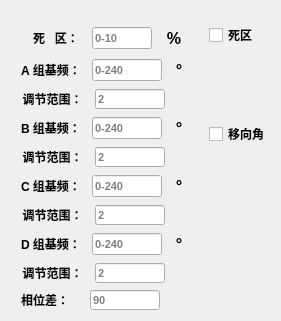
  <widget class="QWidget" name="widget3" native="true">
   <property name="geometry">
    <rect>
     <x>410</x>
     <y>260</y>
     <width>281</width>
     <height>321</height>
    </rect>
   </property>
   <widget class="QCheckBox" name="phase_check">
    <property name="enabled">
     <bool>true</bool>
    </property>
    <property name="geometry">
     <rect>
      <x>209</x>
      <y>125</y>
      <width>62</width>
      <height>18</height>
     </rect>
    </property>
    <property name="font">
     <font>
      <pointsize>9</pointsize>
      <italic>false</italic>
      <bold>true</bold>
     </font>
    </property>
    <property name="text">
     <string>移向角</string>
    </property>
    <property name="checkable">
     <bool>true</bool>
    </property>
   </widget>
   <widget class="QCheckBox" name="deadtime_check">
    <property name="enabled">
     <bool>true</bool>
    </property>
    <property name="geometry">
     <rect>
      <x>209</x>
      <y>26</y>
      <width>50</width>
      <height>18</height>
     </rect>
    </property>
    <property name="font">
     <font>
      <pointsize>9</pointsize>
      <italic>false</italic>
      <bold>true</bold>
     </font>
    </property>
    <property name="text">
     <string>死区</string>
    </property>
    <property name="checkable">
     <bool>true</bool>
    </property>
   </widget>
   <widget class="QWidget" name="layoutWidget">
    <property name="geometry">
     <rect>
      <x>16</x>
      <y>25</y>
      <width>174</width>
      <height>258</height>
     </rect>
    </property>
    <layout class="QVBoxLayout" name="verticalLayout">
     <item>
      <layout class="QHBoxLayout" name="horizontalLayout_14">
       <property name="leftMargin">
        <number>10</number>
       </property>
       <item>
        <widget class="QLabel" name="label_44">
         <property name="minimumSize">
          <size>
           <width>60</width>
           <height>0</height>
          </size>
         </property>
         <property name="font">
          <font>
           <pointsize>9</pointsize>
           <bold>true</bold>
          </font>
         </property>
         <property name="frameShape">
          <enum>QFrame::Shape::Box</enum>
         </property>
         <property name="frameShadow">
          <enum>QFrame::Shadow::Plain</enum>
         </property>
         <property name="lineWidth">
          <number>0</number>
         </property>
         <property name="text">
          <string>死   区：</string>
         </property>
         <property name="alignment">
          <set>Qt::AlignmentFlag::AlignCenter</set>
         </property>
         <property name="wordWrap">
          <bool>true</bool>
         </property>
         <property name="margin">
          <number>-1</number>
         </property>
        </widget>
       </item>
       <item>
        <widget class="QLineEdit" name="deadTime">
         <property name="maximumSize">
          <size>
           <width>60</width>
           <height>16777215</height>
          </size>
         </property>
         <property name="font">
          <font>
           <pointsize>8</pointsize>
           <bold>true</bold>
          </font>
         </property>
         <property name="layoutDirection">
          <enum>Qt::LayoutDirection::RightToLeft</enum>
         </property>
         <property name="text">
          <string/>
         </property>
         <property name="placeholderText">
          <string>0-10</string>
         </property>
        </widget>
       </item>
       <item>
        <widget class="QLabel" name="label_35">
         <property name="maximumSize">
          <size>
           <width>60</width>
           <height>16777215</height>
          </size>
         </property>
         <property name="font">
          <font>
           <pointsize>12</pointsize>
           <bold>true</bold>
          </font>
         </property>
         <property name="frameShape">
          <enum>QFrame::Shape::Box</enum>
         </property>
         <property name="frameShadow">
          <enum>QFrame::Shadow::Plain</enum>
         </property>
         <property name="lineWidth">
          <number>0</number>
         </property>
         <property name="text">
          <string>%</string>
         </property>
         <property name="alignment">
          <set>Qt::AlignmentFlag::AlignCenter</set>
         </property>
         <property name="wordWrap">
          <bool>true</bool>
         </property>
         <property name="margin">
          <number>-1</number>
         </property>
        </widget>
       </item>
      </layout>
     </item>
     <item>
      <layout class="QHBoxLayout" name="horizontalLayout_17">
       <property name="sizeConstraint">
        <enum>QLayout::SizeConstraint::SetDefaultConstraint</enum>
       </property>
       <property name="bottomMargin">
        <number>0</number>
       </property>
       <item>
        <widget class="QLabel" name="label_47">
         <property name="minimumSize">
          <size>
           <width>70</width>
           <height>0</height>
          </size>
         </property>
         <property name="font">
          <font>
           <pointsize>9</pointsize>
           <bold>true</bold>
          </font>
         </property>
         <property name="frameShape">
          <enum>QFrame::Shape::Box</enum>
         </property>
         <property name="frameShadow">
          <enum>QFrame::Shadow::Plain</enum>
         </property>
         <property name="lineWidth">
          <number>0</number>
         </property>
         <property name="text">
          <string>A 组基频：</string>
         </property>
         <property name="alignment">
          <set>Qt::AlignmentFlag::AlignCenter</set>
         </property>
         <property name="wordWrap">
          <bool>true</bool>
         </property>
         <property name="margin">
          <number>-1</number>
         </property>
        </widget>
       </item>
       <item>
        <widget class="QLineEdit" name="phase_AngleA_base">
         <property name="minimumSize">
          <size>
           <width>70</width>
           <height>0</height>
          </size>
         </property>
         <property name="maximumSize">
          <size>
           <width>70</width>
           <height>16777215</height>
          </size>
         </property>
         <property name="font">
          <font>
           <pointsize>8</pointsize>
           <bold>true</bold>
          </font>
         </property>
         <property name="layoutDirection">
          <enum>Qt::LayoutDirection::RightToLeft</enum>
         </property>
         <property name="text">
          <string/>
         </property>
         <property name="placeholderText">
          <string>0-240</string>
         </property>
        </widget>
       </item>
       <item>
        <widget class="QLabel" name="label_48">
         <property name="maximumSize">
          <size>
           <width>60</width>
           <height>16777215</height>
          </size>
         </property>
         <property name="font">
          <font>
           <pointsize>12</pointsize>
           <bold>true</bold>
          </font>
         </property>
         <property name="frameShape">
          <enum>QFrame::Shape::Box</enum>
         </property>
         <property name="frameShadow">
          <enum>QFrame::Shadow::Plain</enum>
         </property>
         <property name="lineWidth">
          <number>0</number>
         </property>
         <property name="text">
          <string>°</string>
         </property>
         <property name="alignment">
          <set>Qt::AlignmentFlag::AlignCenter</set>
         </property>
         <property name="wordWrap">
          <bool>true</bool>
         </property>
         <property name="margin">
          <number>-1</number>
         </property>
        </widget>
       </item>
      </layout>
     </item>
     <item>
      <layout class="QHBoxLayout" name="horizontalLayout_18">
       <property name="rightMargin">
        <number>25</number>
       </property>
       <item>
        <widget class="QLabel" name="label_49">
         <property name="minimumSize">
          <size>
           <width>70</width>
           <height>0</height>
          </size>
         </property>
         <property name="font">
          <font>
           <pointsize>9</pointsize>
           <bold>true</bold>
          </font>
         </property>
         <property name="frameShape">
          <enum>QFrame::Shape::Box</enum>
         </property>
         <property name="frameShadow">
          <enum>QFrame::Shadow::Plain</enum>
         </property>
         <property name="lineWidth">
          <number>0</number>
         </property>
         <property name="text">
          <string>调节范围：</string>
         </property>
         <property name="alignment">
          <set>Qt::AlignmentFlag::AlignCenter</set>
         </property>
         <property name="wordWrap">
          <bool>true</bool>
         </property>
         <property name="margin">
          <number>-1</number>
         </property>
        </widget>
       </item>
       <item>
        <widget class="QLineEdit" name="scale_PhaseA_value">
         <property name="minimumSize">
          <size>
           <width>70</width>
           <height>0</height>
          </size>
         </property>
         <property name="maximumSize">
          <size>
           <width>70</width>
           <height>20</height>
          </size>
         </property>
         <property name="font">
          <font>
           <pointsize>8</pointsize>
           <bold>true</bold>
          </font>
         </property>
         <property name="whatsThis">
          <string>&lt;html&gt;&lt;head/&gt;&lt;body&gt;&lt;p&gt;&lt;br/&gt;&lt;/p&gt;&lt;/body&gt;&lt;/html&gt;</string>
         </property>
         <property name="cursorPosition">
          <number>0</number>
         </property>
         <property name="placeholderText">
          <string>2</string>
         </property>
         <property name="cursorMoveStyle">
          <enum>Qt::CursorMoveStyle::LogicalMoveStyle</enum>
         </property>
         <property name="clearButtonEnabled">
          <bool>false</bool>
         </property>
        </widget>
       </item>
      </layout>
     </item>
     <item>
      <layout class="QHBoxLayout" name="horizontalLayout_15">
       <item>
        <widget class="QLabel" name="label_45">
         <property name="minimumSize">
          <size>
           <width>70</width>
           <height>0</height>
          </size>
         </property>
         <property name="font">
          <font>
           <pointsize>9</pointsize>
           <bold>true</bold>
          </font>
         </property>
         <property name="frameShape">
          <enum>QFrame::Shape::Box</enum>
         </property>
         <property name="frameShadow">
          <enum>QFrame::Shadow::Plain</enum>
         </property>
         <property name="lineWidth">
          <number>0</number>
         </property>
         <property name="text">
          <string>B 组基频：</string>
         </property>
         <property name="alignment">
          <set>Qt::AlignmentFlag::AlignCenter</set>
         </property>
         <property name="wordWrap">
          <bool>true</bool>
         </property>
         <property name="margin">
          <number>-1</number>
         </property>
        </widget>
       </item>
       <item>
        <widget class="QLineEdit" name="phase_AngleB_base">
         <property name="minimumSize">
          <size>
           <width>70</width>
           <height>0</height>
          </size>
         </property>
         <property name="maximumSize">
          <size>
           <width>70</width>
           <height>16777215</height>
          </size>
         </property>
         <property name="font">
          <font>
           <pointsize>8</pointsize>
           <bold>true</bold>
          </font>
         </property>
         <property name="layoutDirection">
          <enum>Qt::LayoutDirection::RightToLeft</enum>
         </property>
         <property name="text">
          <string/>
         </property>
         <property name="placeholderText">
          <string>0-240</string>
         </property>
        </widget>
       </item>
       <item>
        <widget class="QLabel" name="label_46">
         <property name="maximumSize">
          <size>
           <width>60</width>
           <height>16777215</height>
          </size>
         </property>
         <property name="font">
          <font>
           <pointsize>12</pointsize>
           <bold>true</bold>
          </font>
         </property>
         <property name="frameShape">
          <enum>QFrame::Shape::Box</enum>
         </property>
         <property name="frameShadow">
          <enum>QFrame::Shadow::Plain</enum>
         </property>
         <property name="lineWidth">
          <number>0</number>
         </property>
         <property name="text">
          <string>°</string>
         </property>
         <property name="alignment">
          <set>Qt::AlignmentFlag::AlignCenter</set>
         </property>
         <property name="wordWrap">
          <bool>true</bool>
         </property>
         <property name="margin">
          <number>-1</number>
         </property>
        </widget>
       </item>
      </layout>
     </item>
     <item>
      <layout class="QHBoxLayout" name="horizontalLayout_16">
       <property name="rightMargin">
        <number>25</number>
       </property>
       <item>
        <widget class="QLabel" name="label_38">
         <property name="minimumSize">
          <size>
           <width>70</width>
           <height>0</height>
          </size>
         </property>
         <property name="font">
          <font>
           <pointsize>9</pointsize>
           <bold>true</bold>
          </font>
         </property>
         <property name="frameShape">
          <enum>QFrame::Shape::Box</enum>
         </property>
         <property name="frameShadow">
          <enum>QFrame::Shadow::Plain</enum>
         </property>
         <property name="lineWidth">
          <number>0</number>
         </property>
         <property name="text">
          <string>调节范围：</string>
         </property>
         <property name="alignment">
          <set>Qt::AlignmentFlag::AlignCenter</set>
         </property>
         <property name="wordWrap">
          <bool>true</bool>
         </property>
         <property name="margin">
          <number>-1</number>
         </property>
        </widget>
       </item>
       <item>
        <widget class="QLineEdit" name="scale_PhaseB_value">
         <property name="minimumSize">
          <size>
           <width>70</width>
           <height>0</height>
          </size>
         </property>
         <property name="maximumSize">
          <size>
           <width>70</width>
           <height>20</height>
          </size>
         </property>
         <property name="font">
          <font>
           <pointsize>8</pointsize>
           <bold>true</bold>
          </font>
         </property>
         <property name="whatsThis">
          <string>&lt;html&gt;&lt;head/&gt;&lt;body&gt;&lt;p&gt;&lt;br/&gt;&lt;/p&gt;&lt;/body&gt;&lt;/html&gt;</string>
         </property>
         <property name="cursorPosition">
          <number>0</number>
         </property>
         <property name="placeholderText">
          <string>2</string>
         </property>
         <property name="cursorMoveStyle">
          <enum>Qt::CursorMoveStyle::LogicalMoveStyle</enum>
         </property>
         <property name="clearButtonEnabled">
          <bool>false</bool>
         </property>
        </widget>
       </item>
      </layout>
     </item>
     <item>
      <layout class="QHBoxLayout" name="horizontalLayout_33">
       <property name="sizeConstraint">
        <enum>QLayout::SizeConstraint::SetDefaultConstraint</enum>
       </property>
       <property name="bottomMargin">
        <number>0</number>
       </property>
       <item>
        <widget class="QLabel" name="label_69">
         <property name="minimumSize">
          <size>
           <width>70</width>
           <height>0</height>
          </size>
         </property>
         <property name="font">
          <font>
           <pointsize>9</pointsize>
           <bold>true</bold>
          </font>
         </property>
         <property name="frameShape">
          <enum>QFrame::Shape::Box</enum>
         </property>
         <property name="frameShadow">
          <enum>QFrame::Shadow::Plain</enum>
         </property>
         <property name="lineWidth">
          <number>0</number>
         </property>
         <property name="text">
          <string>C 组基频：</string>
         </property>
         <property name="alignment">
          <set>Qt::AlignmentFlag::AlignCenter</set>
         </property>
         <property name="wordWrap">
          <bool>true</bool>
         </property>
         <property name="margin">
          <number>-1</number>
         </property>
        </widget>
       </item>
       <item>
        <widget class="QLineEdit" name="phase_AngleC_base">
         <property name="minimumSize">
          <size>
           <width>70</width>
           <height>0</height>
          </size>
         </property>
         <property name="maximumSize">
          <size>
           <width>70</width>
           <height>16777215</height>
          </size>
         </property>
         <property name="font">
          <font>
           <pointsize>8</pointsize>
           <bold>true</bold>
          </font>
         </property>
         <property name="layoutDirection">
          <enum>Qt::LayoutDirection::RightToLeft</enum>
         </property>
         <property name="text">
          <string/>
         </property>
         <property name="placeholderText">
          <string>0-240</string>
         </property>
        </widget>
       </item>
       <item>
        <widget class="QLabel" name="label_70">
         <property name="maximumSize">
          <size>
           <width>60</width>
           <height>16777215</height>
          </size>
         </property>
         <property name="font">
          <font>
           <pointsize>12</pointsize>
           <bold>true</bold>
          </font>
         </property>
         <property name="frameShape">
          <enum>QFrame::Shape::Box</enum>
         </property>
         <property name="frameShadow">
          <enum>QFrame::Shadow::Plain</enum>
         </property>
         <property name="lineWidth">
          <number>0</number>
         </property>
         <property name="text">
          <string>°</string>
         </property>
         <property name="alignment">
          <set>Qt::AlignmentFlag::AlignCenter</set>
         </property>
         <property name="wordWrap">
          <bool>true</bool>
         </property>
         <property name="margin">
          <number>-1</number>
         </property>
        </widget>
       </item>
      </layout>
     </item>
     <item>
      <layout class="QHBoxLayout" name="horizontalLayout_34">
       <property name="rightMargin">
        <number>25</number>
       </property>
       <item>
        <widget class="QLabel" name="label_71">
         <property name="minimumSize">
          <size>
           <width>70</width>
           <height>0</height>
          </size>
         </property>
         <property name="font">
          <font>
           <pointsize>9</pointsize>
           <bold>true</bold>
          </font>
         </property>
         <property name="frameShape">
          <enum>QFrame::Shape::Box</enum>
         </property>
         <property name="frameShadow">
          <enum>QFrame::Shadow::Plain</enum>
         </property>
         <property name="lineWidth">
          <number>0</number>
         </property>
         <property name="text">
          <string>调节范围：</string>
         </property>
         <property name="alignment">
          <set>Qt::AlignmentFlag::AlignCenter</set>
         </property>
         <property name="wordWrap">
          <bool>true</bool>
         </property>
         <property name="margin">
          <number>-1</number>
         </property>
        </widget>
       </item>
       <item>
        <widget class="QLineEdit" name="scale_PhaseC_value">
         <property name="minimumSize">
          <size>
           <width>70</width>
           <height>0</height>
          </size>
         </property>
         <property name="maximumSize">
          <size>
           <width>70</width>
           <height>20</height>
          </size>
         </property>
         <property name="font">
          <font>
           <pointsize>8</pointsize>
           <bold>true</bold>
          </font>
         </property>
         <property name="whatsThis">
          <string>&lt;html&gt;&lt;head/&gt;&lt;body&gt;&lt;p&gt;&lt;br/&gt;&lt;/p&gt;&lt;/body&gt;&lt;/html&gt;</string>
         </property>
         <property name="cursorPosition">
          <number>0</number>
         </property>
         <property name="placeholderText">
          <string>2</string>
         </property>
         <property name="cursorMoveStyle">
          <enum>Qt::CursorMoveStyle::LogicalMoveStyle</enum>
         </property>
         <property name="clearButtonEnabled">
          <bool>false</bool>
         </property>
        </widget>
       </item>
      </layout>
     </item>
     <item>
      <layout class="QHBoxLayout" name="horizontalLayout_35">
       <property name="sizeConstraint">
        <enum>QLayout::SizeConstraint::SetDefaultConstraint</enum>
       </property>
       <property name="bottomMargin">
        <number>0</number>
       </property>
       <item>
        <widget class="QLabel" name="label_72">
         <property name="minimumSize">
          <size>
           <width>70</width>
           <height>0</height>
          </size>
         </property>
         <property name="font">
          <font>
           <pointsize>9</pointsize>
           <bold>true</bold>
          </font>
         </property>
         <property name="frameShape">
          <enum>QFrame::Shape::Box</enum>
         </property>
         <property name="frameShadow">
          <enum>QFrame::Shadow::Plain</enum>
         </property>
         <property name="lineWidth">
          <number>0</number>
         </property>
         <property name="text">
          <string>D 组基频：</string>
         </property>
         <property name="alignment">
          <set>Qt::AlignmentFlag::AlignCenter</set>
         </property>
         <property name="wordWrap">
          <bool>true</bool>
         </property>
         <property name="margin">
          <number>-1</number>
         </property>
        </widget>
       </item>
       <item>
        <widget class="QLineEdit" name="phase_AngleD_base">
         <property name="minimumSize">
          <size>
           <width>70</width>
           <height>0</height>
          </size>
         </property>
         <property name="maximumSize">
          <size>
           <width>70</width>
           <height>16777215</height>
          </size>
         </property>
         <property name="font">
          <font>
           <pointsize>8</pointsize>
           <bold>true</bold>
          </font>
         </property>
         <property name="layoutDirection">
          <enum>Qt::LayoutDirection::RightToLeft</enum>
         </property>
         <property name="text">
          <string/>
         </property>
         <property name="placeholderText">
          <string>0-240</string>
         </property>
        </widget>
       </item>
       <item>
        <widget class="QLabel" name="label_73">
         <property name="maximumSize">
          <size>
           <width>60</width>
           <height>16777215</height>
          </size>
         </property>
         <property name="font">
          <font>
           <pointsize>12</pointsize>
           <bold>true</bold>
          </font>
         </property>
         <property name="frameShape">
          <enum>QFrame::Shape::Box</enum>
         </property>
         <property name="frameShadow">
          <enum>QFrame::Shadow::Plain</enum>
         </property>
         <property name="lineWidth">
          <number>0</number>
         </property>
         <property name="text">
          <string>°</string>
         </property>
         <property name="alignment">
          <set>Qt::AlignmentFlag::AlignCenter</set>
         </property>
         <property name="wordWrap">
          <bool>true</bool>
         </property>
         <property name="margin">
          <number>-1</number>
         </property>
        </widget>
       </item>
      </layout>
     </item>
     <item>
      <layout class="QHBoxLayout" name="horizontalLayout_36">
       <property name="rightMargin">
        <number>25</number>
       </property>
       <item>
        <widget class="QLabel" name="label_74">
         <property name="minimumSize">
          <size>
           <width>70</width>
           <height>0</height>
          </size>
         </property>
         <property name="font">
          <font>
           <pointsize>9</pointsize>
           <bold>true</bold>
          </font>
         </property>
         <property name="frameShape">
          <enum>QFrame::Shape::Box</enum>
         </property>
         <property name="frameShadow">
          <enum>QFrame::Shadow::Plain</enum>
         </property>
         <property name="lineWidth">
          <number>0</number>
         </property>
         <property name="text">
          <string>调节范围：</string>
         </property>
         <property name="alignment">
          <set>Qt::AlignmentFlag::AlignCenter</set>
         </property>
         <property name="wordWrap">
          <bool>true</bool>
         </property>
         <property name="margin">
          <number>-1</number>
         </property>
        </widget>
       </item>
       <item>
        <widget class="QLineEdit" name="scale_PhaseD_value">
         <property name="minimumSize">
          <size>
           <width>70</width>
           <height>0</height>
          </size>
         </property>
         <property name="maximumSize">
          <size>
           <width>70</width>
           <height>20</height>
          </size>
         </property>
         <property name="font">
          <font>
           <pointsize>8</pointsize>
           <bold>true</bold>
          </font>
         </property>
         <property name="whatsThis">
          <string>&lt;html&gt;&lt;head/&gt;&lt;body&gt;&lt;p&gt;&lt;br/&gt;&lt;/p&gt;&lt;/body&gt;&lt;/html&gt;</string>
         </property>
         <property name="cursorPosition">
          <number>0</number>
         </property>
         <property name="placeholderText">
          <string>2</string>
         </property>
         <property name="cursorMoveStyle">
          <enum>Qt::CursorMoveStyle::LogicalMoveStyle</enum>
         </property>
         <property name="clearButtonEnabled">
          <bool>false</bool>
         </property>
        </widget>
       </item>
      </layout>
     </item>
    </layout>
   </widget>
   <widget class="QLineEdit" name="phase_Diff">
    <property name="geometry">
     <rect>
      <x>90</x>
      <y>290</y>
      <width>70</width>
      <height>20</height>
     </rect>
    </property>
    <property name="minimumSize">
     <size>
      <width>70</width>
      <height>0</height>
     </size>
    </property>
    <property name="maximumSize">
     <size>
      <width>70</width>
      <height>20</height>
     </size>
    </property>
    <property name="font">
     <font>
      <pointsize>8</pointsize>
      <bold>true</bold>
     </font>
    </property>
    <property name="whatsThis">
     <string>&lt;html&gt;&lt;head/&gt;&lt;body&gt;&lt;p&gt;&lt;br/&gt;&lt;/p&gt;&lt;/body&gt;&lt;/html&gt;</string>
    </property>
    <property name="cursorPosition">
     <number>0</number>
    </property>
    <property name="placeholderText">
     <string>90</string>
    </property>
    <property name="cursorMoveStyle">
     <enum>Qt::CursorMoveStyle::LogicalMoveStyle</enum>
    </property>
    <property name="clearButtonEnabled">
     <bool>false</bool>
    </property>
   </widget>
   <widget class="QLabel" name="label_75">
    <property name="geometry">
     <rect>
      <x>10</x>
      <y>290</y>
      <width>70</width>
      <height>20</height>
     </rect>
    </property>
    <property name="minimumSize">
     <size>
      <width>70</width>
      <height>0</height>
     </size>
    </property>
    <property name="font">
     <font>
      <pointsize>9</pointsize>
      <bold>true</bold>
     </font>
    </property>
    <property name="frameShape">
     <enum>QFrame::Shape::Box</enum>
    </property>
    <property name="frameShadow">
     <enum>QFrame::Shadow::Plain</enum>
    </property>
    <property name="lineWidth">
     <number>0</number>
    </property>
    <property name="text">
     <string>相位差：</string>
    </property>
    <property name="alignment">
     <set>Qt::AlignmentFlag::AlignCenter</set>
    </property>
    <property name="wordWrap">
     <bool>true</bool>
    </property>
    <property name="margin">
     <number>-1</number>
    </property>
   </widget>
  </widget>
